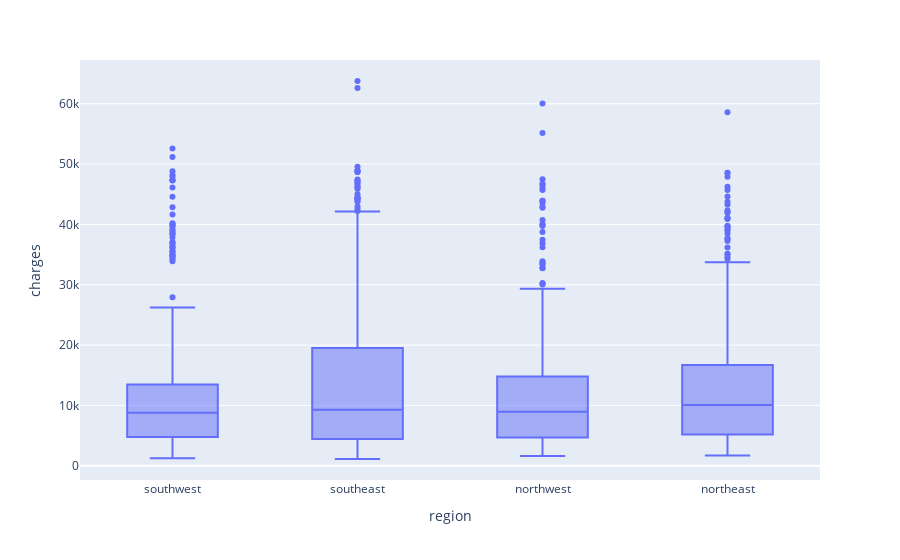

The notebook cell this image was saved under:
### Code cell
# charges según region
fig = px.box(df_raw, x="region", y="charges")
fig.show()

### Figure 1 — Plotly figure (JSON) as saved in the notebook; plotly's stock layout.template omitted (floating-point values rounded to 4 significant figures; data arrays with more than 128 entries replaced by an {"elided": "..."} marker saying what was removed)
{"data": [{"alignmentgroup": "True", "hovertemplate": "region=%{x}<br>charges=%{y}<extra></extra>", "legendgroup": "", "marker": {"color": "#636efa"}, "name": "", "notched": false, "offsetgroup": "", "orientation": "v", "showlegend": false, "type": "box", "x": {"elided": "1338 str values"}, "x0": " ", "xaxis": "x", "y": {"elided": "1338 float values"}, "y0": " ", "yaxis": "y"}], "layout": {"boxmode": "group", "legend": {"tracegroupgap": 0}, "margin": {"t": 60}, "xaxis": {"anchor": "y", "domain": [0, 1], "title": {"text": "region"}}, "yaxis": {"anchor": "x", "domain": [0, 1], "title": {"text": "charges"}}}}
